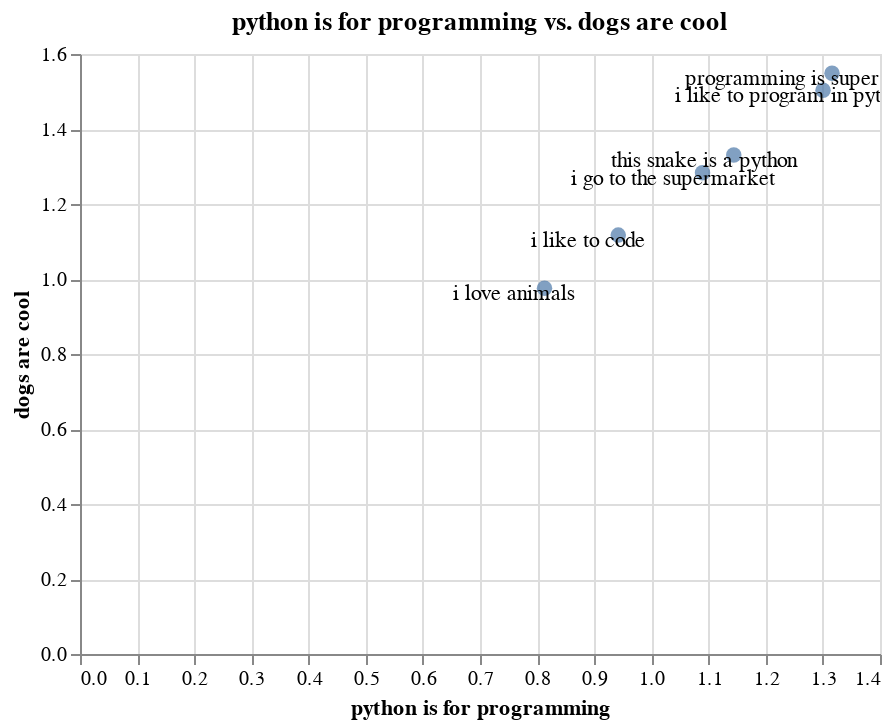

Notebook cell for this chart:
### Markdown cell above
## Embeddings of Tokens with Context

But maybe we'd like to have BERT-style models. These models work differently. Luckily ... spaCy also supports this these days.

### Code cell
nlp = spacy.load("en_trf_robertabase_lg")

contexts = ("this snake is a python",
            "i like to program in python",
            "programming is super fun!",
            "i go to the supermarket",
            "i like to code", 
            "i love animals")

t = EmbeddingSet({k: Embedding(k, nlp(k).vector) for k in contexts})

x_str, y_str = "python is for programming", "dogs are cool"
x_axis = Embedding(x_str, nlp(x_str).vector)
y_axis = Embedding(y_str, nlp(y_str).vector)
t.plot_interactive(x_axis=x_axis, y_axis=y_axis)

### Figure 1 — Vega-Lite specification as saved in the notebook (floating-point values rounded to 4 significant figures)
{"config": {"view": {"continuousWidth": 400, "continuousHeight": 300}}, "layer": [{"mark": {"type": "circle", "size": 60}, "encoding": {"tooltip": [{"type": "nominal", "field": "name"}, {"type": "nominal", "field": "original"}], "x": {"type": "quantitative", "field": "python is for programming"}, "y": {"type": "quantitative", "field": "dogs are cool"}}, "selection": {"selector003": {"type": "interval", "bind": "scales", "encodings": ["x", "y"]}}, "title": "python is for programming vs. dogs are cool"}, {"mark": {"type": "text", "color": "black", "dx": -15, "dy": 3}, "encoding": {"text": {"type": "nominal", "field": "original"}, "x": {"type": "quantitative", "field": "python is for programming"}, "y": {"type": "quantitative", "field": "dogs are cool"}}}], "data": {"name": "data-0c225876d1327442908b9ed44b050fe0"}, "$schema": "https://vega.github.io/schema/vega-lite/v4.0.2.json", "datasets": {"data-0c225876d1327442908b9ed44b050fe0": [{"python is for programming": 1.144, "dogs are cool": 1.331, "name": "this snake is a python", "original": "this snake is a python"}, {"python is for programming": 1.3, "dogs are cool": 1.503, "name": "i like to program in python", "original": "i like to program in python"}, {"python is for programming": 1.316, "dogs are cool": 1.549, "name": "programming is super fun!", "original": "programming is super fun!"}, {"python is for programming": 1.089, "dogs are cool": 1.283, "name": "i go to the supermarket", "original": "i go to the supermarket"}, {"python is for programming": 0.942, "dogs are cool": 1.117, "name": "i like to code", "original": "i like to code"}, {"python is for programming": 0.8129, "dogs are cool": 0.9751, "name": "i love animals", "original": "i love animals"}]}}
